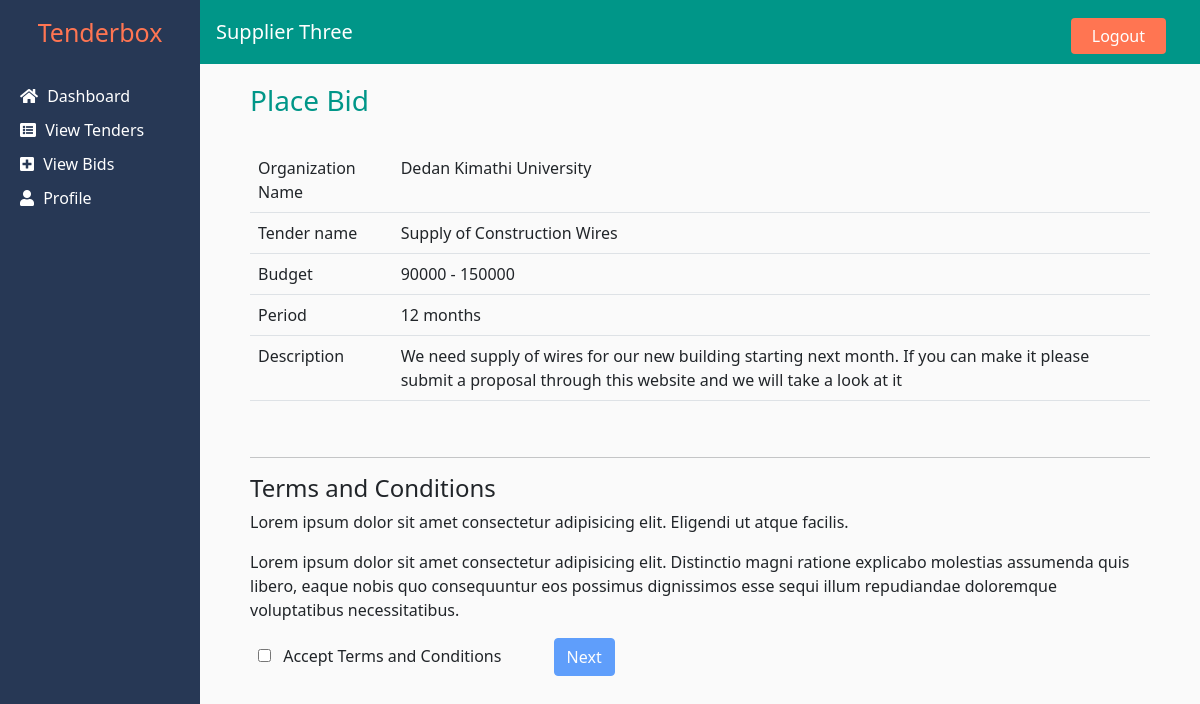
/supplier/bid.php?tenderid=22 (signed in), run on the app's committed database.
### tables this page shows
CREATE TABLE `supplier` (
  `id` int(11) NOT NULL,
  `name` varchar(250) NOT NULL,
  `email` varchar(250) NOT NULL,
  `password` varchar(250) NOT NULL,
  `phone` varchar(200) NOT NULL,
  `startyear` int(11) NOT NULL,
  `description` text NOT NULL,
  `type` varchar(200) NOT NULL
);

CREATE TABLE `organisation` (
  `id` int(11) NOT NULL,
  `name` varchar(70) NOT NULL,
  `email` varchar(70) NOT NULL,
  `password` varchar(70) NOT NULL
);

CREATE TABLE `tender` (
  `id` int(11) NOT NULL,
  `org_id` int(11) NOT NULL,
  `tendername` varchar(250) NOT NULL,
  `minbudget` varchar(250) NOT NULL,
  `maxbudget` varchar(255) NOT NULL,
  `period` varchar(250) NOT NULL,
  `description` varchar(1000) NOT NULL,
  `tenderno` varchar(200) NOT NULL,
  `opendate` date NOT NULL,
  `closedate` date NOT NULL,
  `tenderdoc` varchar(200) NOT NULL,
  `sector` varchar(200) NOT NULL,
  `category` varchar(200) NOT NULL,
  `enddate` date NOT NULL
);

### supplier/bid.php (the view, shortened to what this page needs)
<?php
include 'includes/config.php';
include 'includes/header.php';
$tender_id = $_GET['tenderid'];
$result = $conn->query("select * from tender where id = '$tender_id'");
$row = mysqli_fetch_assoc($result);
$org_id = $row['org_id'];
$orgresult = $conn->query("select * from organisation where id = '$org_id'");
$orgrow = mysqli_fetch_assoc($orgresult);
?>
<main class="d-flex">
    <?php include 'includes/sidebar.php' ?>
    <section class="page-container">
        <h3 class="page-title">Place Bid</h3>
        <table class="table">
            <tbody>
                <tr>
                    <td>Organization Name</td>
                    <td><?php echo $orgrow['name'] ?></td>
                </tr>
                <tr>
                    <td>Tender name</td>
                    <td><?php echo $row['tendername'] ?></td>
                </tr>
                <tr>
                    <td>Budget</td>
                    <td><?php echo $row['minbudget']. " - ".$row['maxbudget']  ?></td>
                </tr>
                <tr>
                    <td>Period</td>
                    <td><?php echo $row['period'] ?> months</td>
                </tr>
                <tr>
                    <td>Description</td>
                    <td><?php echo $row['description'] ?></td>
                </tr>
            </tbody>
        </table>
        <br>
        <hr>
        <h4>Terms and Conditions</h4>
        <p>Lorem ipsum dolor sit amet consectetur adipisicing elit. Eligendi ut atque facilis.</p>
        <p>Lorem ipsum dolor sit amet consectetur adipisicing elit. Distinctio magni ratione explicabo molestias assumenda quis libero, eaque nobis quo consequuntur eos possimus dignissimos esse sequi illum repudiandae doloremque voluptatibus necessitatibus.</p>
        <div class="form-group">
        <input id="checkInput" type="checkbox" class="mx-2" name="" id="">
        <label for="checkInput">Accept Terms and Conditions</label>
        <button id="nextBtn" class="btn btn-primary mx-5">Next</button>
        </div>
    </section>
</main>
<?php include 'includes/footer.php' ?>

### supplier/includes/header.php (shortened to what this page needs)
<?php
include 'config.php';
$supplier_id =$_SESSION['supplier_id'];
$supresult = $conn->query("SELECT * FROM supplier where id ='$supplier_id'");
$array = mysqli_fetch_assoc($supresult);
?>
<!DOCTYPE html>
<html lang="en">
<head>
    <link href="https://cdnjs.cloudflare.com/ajax/libs/font-awesome/5.15.4/css/all.min.css" rel="stylesheet">
    <link rel="stylesheet" href="css/bootstrap.min.css">
    <link rel="stylesheet" href="css/style.css">
</head>
<body>
    <nav class="nav">
        <h1 class="navbar-brand">Tenderbox</h1>
        <div class="nav-bar">
            <h5><?php echo $array['name'] ?></h5>
            <a href="logout.php" class="btn logout-btn" type="submit">Logout</a>
        </div>
    </nav>

### supplier/css/style.css (style rules this page uses)
a, a:hover { text-decoration: none; }
nav.nav { height: 4rem; background-color: #009688; }
.navbar-brand { width: 200px; height: 100%; font-size: 25px; background-color: #273855; display: flex; align-items: center; justify-content: center; color: #ff7552; }
.nav-bar { display: flex; align-items: center; width: calc(100% - 250px); }
.nav-bar h5 { color: #fff; }
.logout-btn, .logout-btn:hover { background-color: #ff7552; margin-left: auto; padding: 5px 20px; color: #fff; }
.page-container { padding: 0px 50px; padding-bottom: 50px; background-color: #fafafa; flex: 1; }
.page-title { margin-top: 20px; margin-bottom: 30px; color: #009688; }

### data on the page
supplier: name "Supplier Three"
organisation: name "Dedan Kimathi University"
tender: tendername "Supply of Construction Wires", minbudget "90000", maxbudget "150000", period "12", description "We need supply of wires for our new building starting next month. If you can make it please submit a proposal through this website and we will take a look at it"
